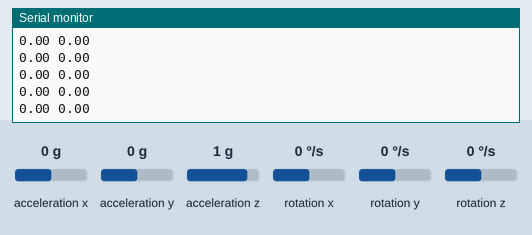
Simulated run of this sketch. Board: Arduino Uno, built with avr-gcc and run on an emulated ATmega328P. Parts: the last lines printed to the serial monitor. Inputs (shaded band) come from the test bench; at power-on: acceleration x 0 g, acceleration y 0 g, acceleration z 1 g, rotation x 0 °/s, rotation y 0 °/s, rotation z 0 °/s.

Above: at 1.2 s.
1.3 s: acceleration x set to -1.4 g
At 1.49 s:
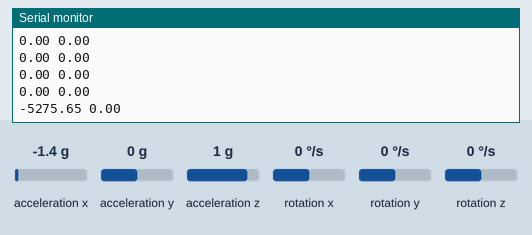
2.8 s: acceleration y set to -1.4 g
At 2.84 s:
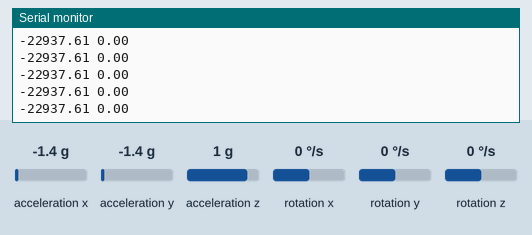
4.3 s: acceleration x set to -0.8 g
At 4.38 s:
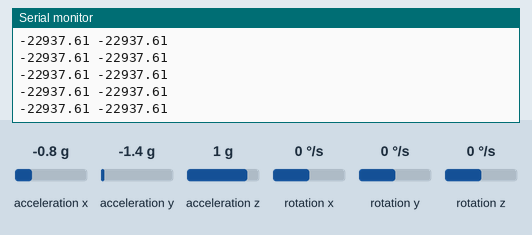
Timing chart, 0 to 7.3 s (numbered marks = the images above; inputs shaded):
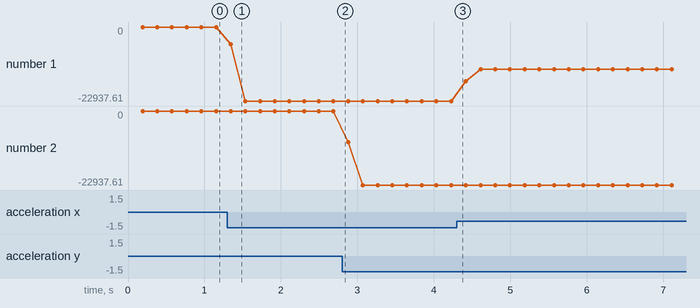

Measured:
- after the input at 1.3 s, the serial monitor: prints a new line at once (image 1)
- plotted number 1: 0 → -22937.61 after the input at 1.3 s, -22937.61 → -13107.2 after the input at 4.3 s

The sketch:

MPU6050_0simple.ino
```cpp
/*
    MPU6050 Triple Axis Gyroscope & Accelerometer. Simple Accelerometer Example.
    Read more: http://www.jarzebski.pl/arduino/czujniki-i-sensory/3-osiowy-zyroskop-i-akcelerometr-mpu6050.html
    GIT: https://github.com/jarzebski/Arduino-MPU6050
    Web: http://www.jarzebski.pl
    (c) 2014 by Korneliusz Jarzebski
*/

#include <Wire.h>
#include <MPU6050.h>

MPU6050 mpu;

void setup()
{
  Serial.begin(115200);

  //Serial.println("Initialize MPU6050");

  while (!mpu.begin(MPU6050_SCALE_2000DPS, MPU6050_RANGE_2G))
  {
    Serial.println("Could not find a valid MPU6050 sensor, check wiring!");
    delay(500);
  }

  // If you want, you can set accelerometer offsets
  // mpu.setAccelOffsetX();
  // mpu.setAccelOffsetY();
  // mpu.setAccelOffsetZ();
}

float x = 0, y = 0, z = 0;
int sample = 100;

void loop()
{
  for (int i = 1; i <= sample; i++) {
    Vector rawAccel = mpu.readRawAccel();
    //Vector normAccel = mpu.readNormalizeAccel();
    x += rawAccel.XAxis;
    y += rawAccel.YAxis;
    //z += rawAccel.ZAxis;
  }
  x = x / sample;
  y = y / sample;
  Serial.print(x);
  Serial.print(" ");
  Serial.print(y);
  Serial.println("");
  x = 0; y = 0;
  //delay(10);
}
```
